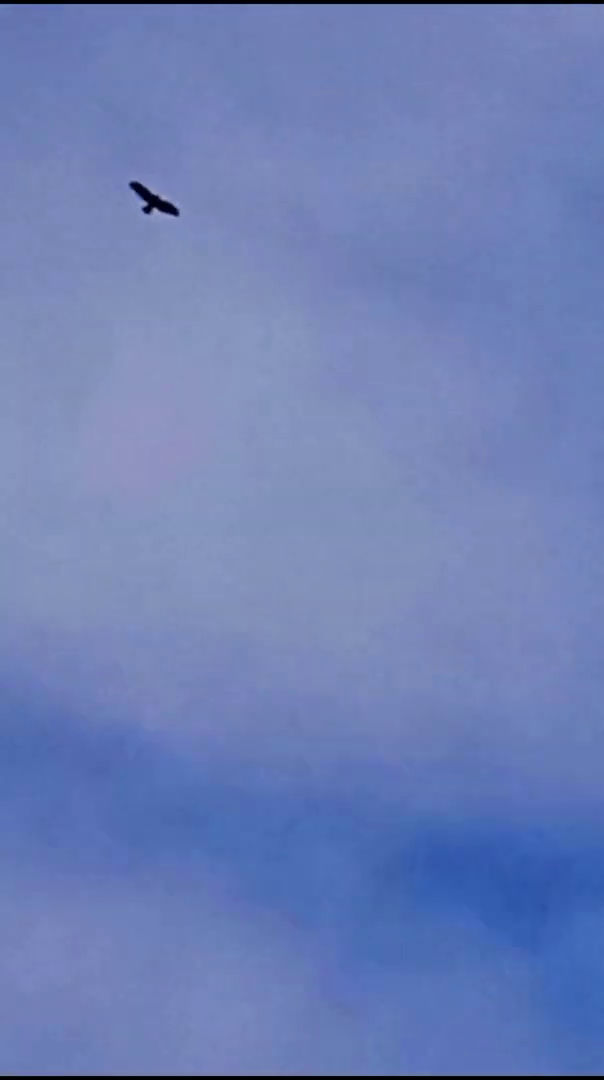
#> input picture frame 33 of videos/2.mp4, 604 x 1080 px, given in place of 3.mp4, which was not available
$ python main.py   (older library calls are emulated)
#> lines starting #> are read from the running program, lines starting #| are printed output that depends on the picture; after the words box and inside, x2 and y2 are one past the last pixel; in counts of white or black regions, pixels touching at a corner belong together; pictures that were not available may be replaced by others from this repository, and a replacement may not be noted
#> further down, frame is the input picture: shape (1080, 604, 3); mean B, G, R 182.5, 127.7, 109.3
#> `fgmask = fgbg.apply(frame)`: fgmask: shape (1080, 604); every value is 255
import cv2
import numpy as np

# Захват видеопотока
video_capture = cv2.VideoCapture('videos/3.mp4')  # путь к видеофайлу

# Фоновый субтрактивный объект
fgbg = cv2.createBackgroundSubtractorMOG2(history=500, varThreshold=25, detectShadows=False)

# Комбинирование Собеля с Лапласианом
def combined_edge_detection(frame):
    gray = cv2.cvtColor(frame, cv2.COLOR_BGR2GRAY)
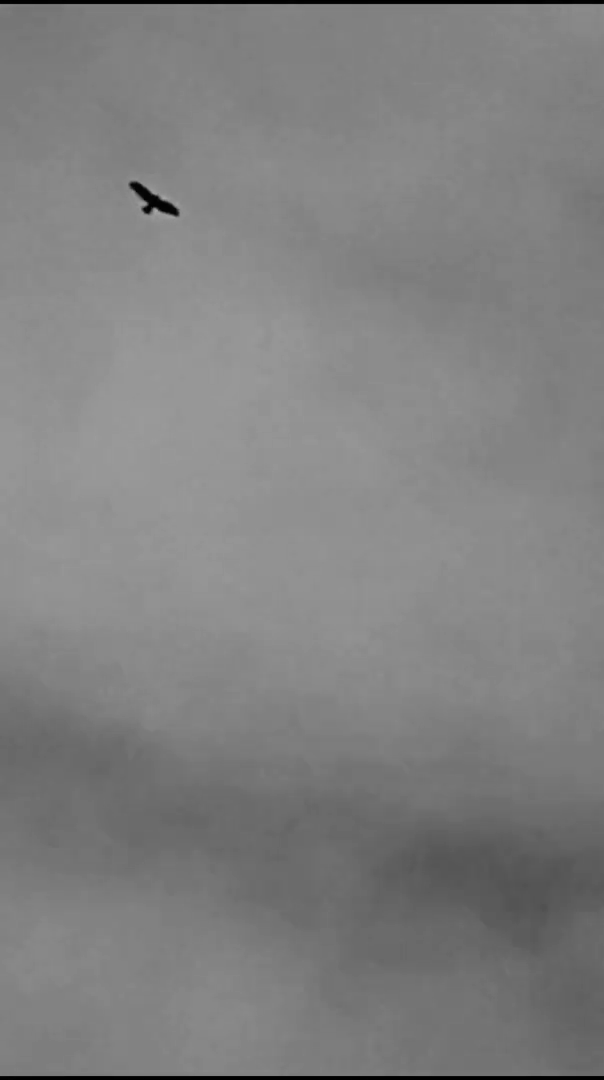
#> gray: shape (1080, 604); min 0, max 168, mean 128.5

    # Оператор Собеля с ядром 3
    sobel_x = cv2.Sobel(gray, cv2.CV_64F, 1, 0, ksize=3)
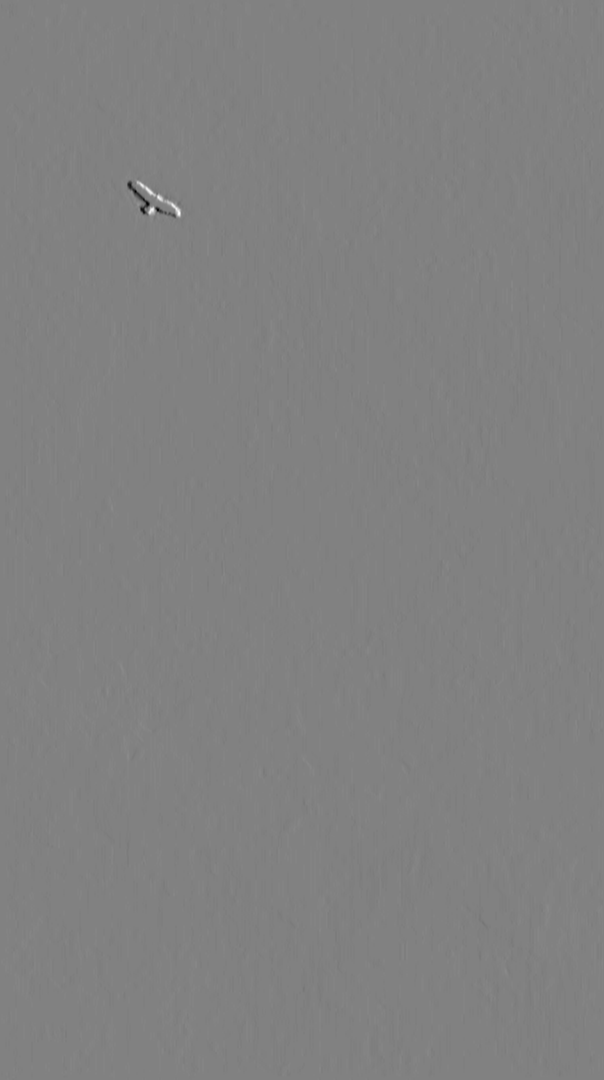
#> sobel_x: shape (1080, 604) float64; min -313, max 304, mean -0.1; drawn with min black and max white
    sobel_y = cv2.Sobel(gray, cv2.CV_64F, 0, 1, ksize=3)
    sobel_combined = cv2.magnitude(sobel_x, sobel_y)
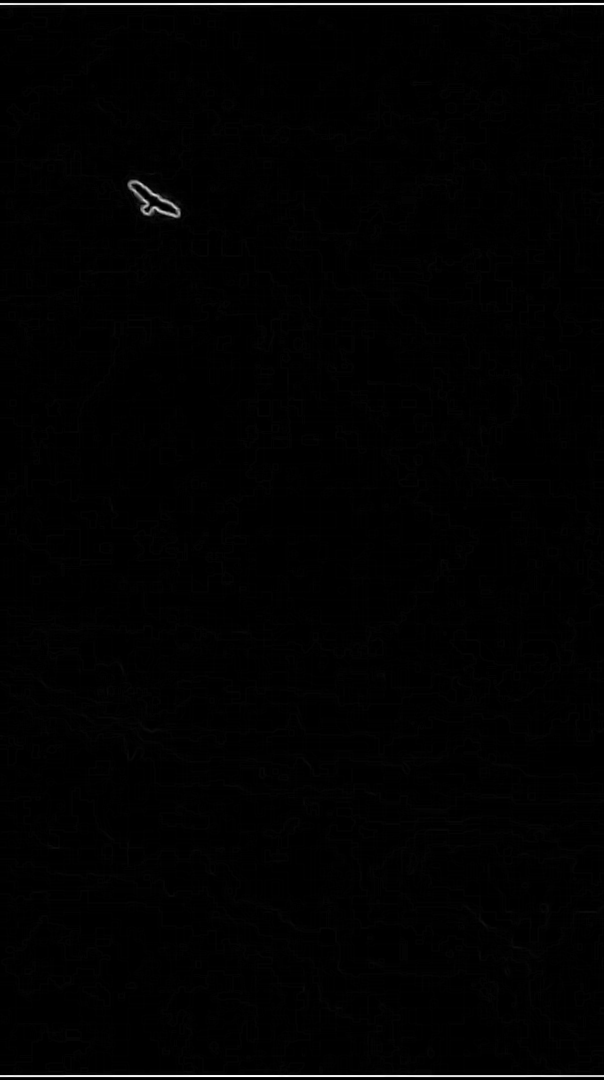
#> sobel_combined: shape (1080, 604) float64; min 0, max 512, mean 4.7; drawn with min black and max white

    laplacian = cv2.Laplacian(gray, cv2.CV_64F)
    combined = cv2.addWeighted(sobel_combined, 0.5, laplacian, 0.5, 0)
    _, thresholded = cv2.threshold(combined, 100, 255, cv2.THRESH_BINARY)   # с параметром thresh можно поиграться
#> thresholded: shape (1080, 604) float64; 0.43% white in thin lines or dots
    return np.uint8(thresholded)
#> returned value: shape (1080, 604); 0.43% white in thin lines or dots

while True:
    ret, frame = video_capture.read()           # ret: Bool удачно обработан кадр или нет, frame - сам кадр
    if not ret:
        print("No frame detected")              # Лучше кинуть Exception, но пусть будет так
        break

    # Вычетание фона
    fgmask = fgbg.apply(frame)

    # Медианное размытие
    fgmask = cv2.medianBlur(fgmask, 5)

    # Применение комбинированного детектора краев
    edges = combined_edge_detection(frame)

    # Комбинируем результат с маской
    combined_mask = cv2.bitwise_and(edges, fgmask)

    # Нахождение контуров
    contours, _ = cv2.findContours(combined_mask, cv2.RETR_EXTERNAL, cv2.CHAIN_APPROX_SIMPLE)
#> contours = 3 contours; box (x1, y1, x2, y2) and area: (128, 181, 180, 217) 731, (0, 1075, 604, 1077) 603, (0, 3, 604, 5) 603

    # Рисуем контуры
    for contour in contours:
        if 50 < cv2.contourArea(contour) < 1000:        # Фильтруем слишком маленькие и большие объекты
            x, y, w, h = cv2.boundingRect(contour)
            cv2.rectangle(frame, (x, y), (x + w, y + h), (0, 255, 0), 2)
#> this loop made 3 passes
#> (contour, x, y, w, h) on passes 1, 3: ([[0, 1075], [0, 1076], [603, 1076], [603, 1075]], 0, 1075, 604, 2), ([[0, 3], [0, 4], [603, 4], [603, 3]], 0, 3, 604, 2)
#> (x, y, w, h) on pass 2: (128, 181, 52, 36)
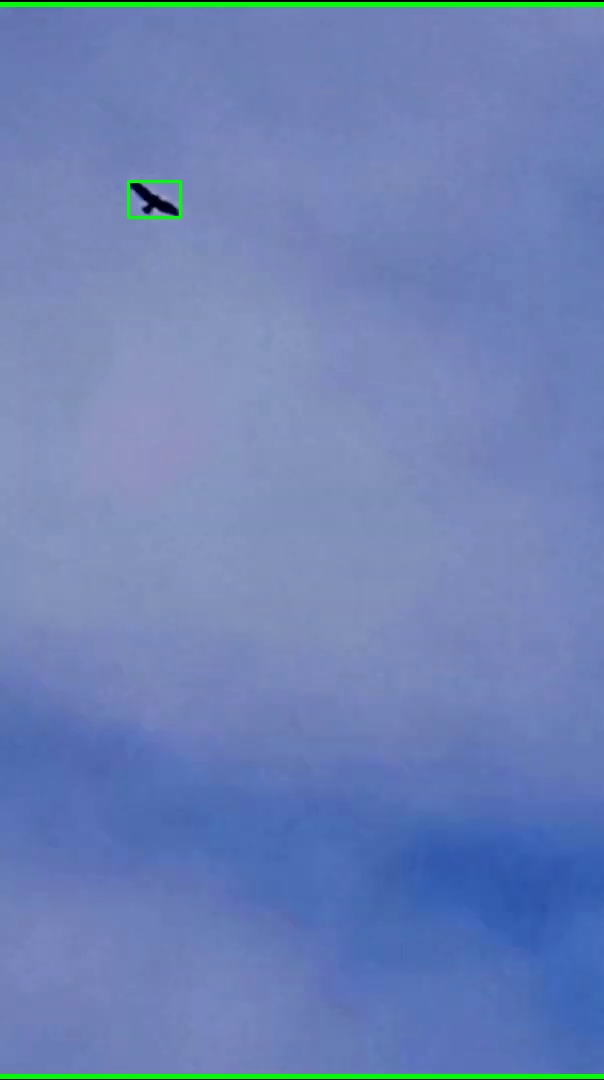
#> frame: shape (1080, 604, 3); 1.01% of pixels changed, all inside (x1, y1, x2, y2) = (0, 2, 604, 1079)

    # Отображение результатов
    cv2.imshow('Frame with Contours', frame)
    cv2.imshow('Foreground Mask', fgmask)
    cv2.imshow('Combined Edges', edges)

    # Выход из окна по нажатию кнопки 'Q'
    if cv2.waitKey(1) & 0xFF == ord('q'):
#> (key q is pressed here)
        break

video_capture.release()
cv2.destroyAllWindows()

$ run again, starting later in the video
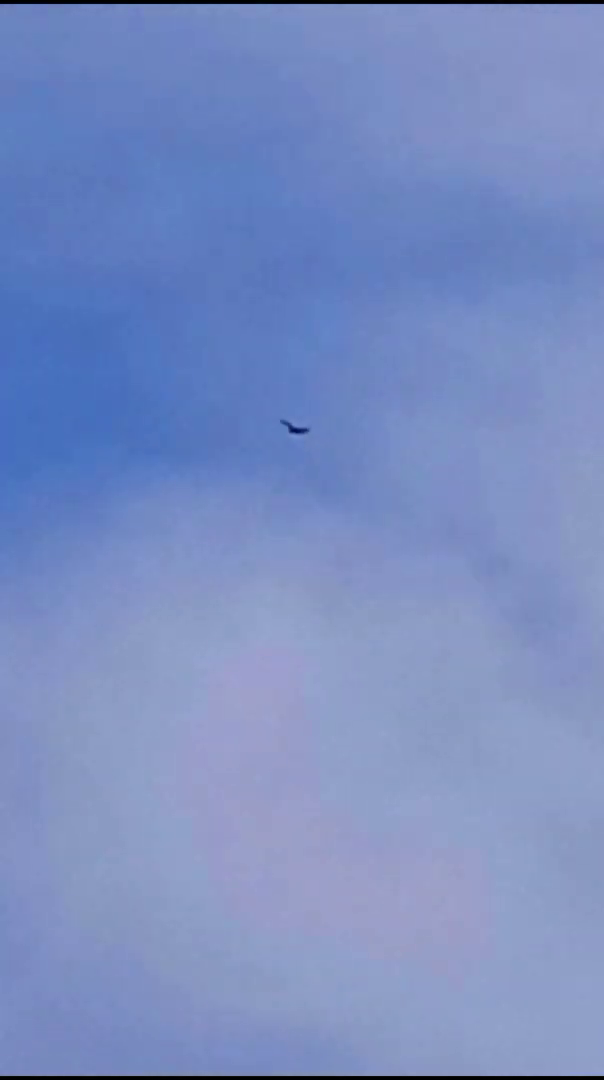
#> input picture frame 149 of videos/2.mp4, 604 x 1080 px, given in place of 3.mp4, which was not available
#> frame is the input picture: shape (1080, 604, 3); mean B, G, R 193.8, 141.4, 121.8
#> fgmask: shape (1080, 604); every value is 255
#> in combined_edge_detection, `sobel_y = cv2.Sobel(gray, cv2.CV_64F, 0, 1, ksize=3)`:
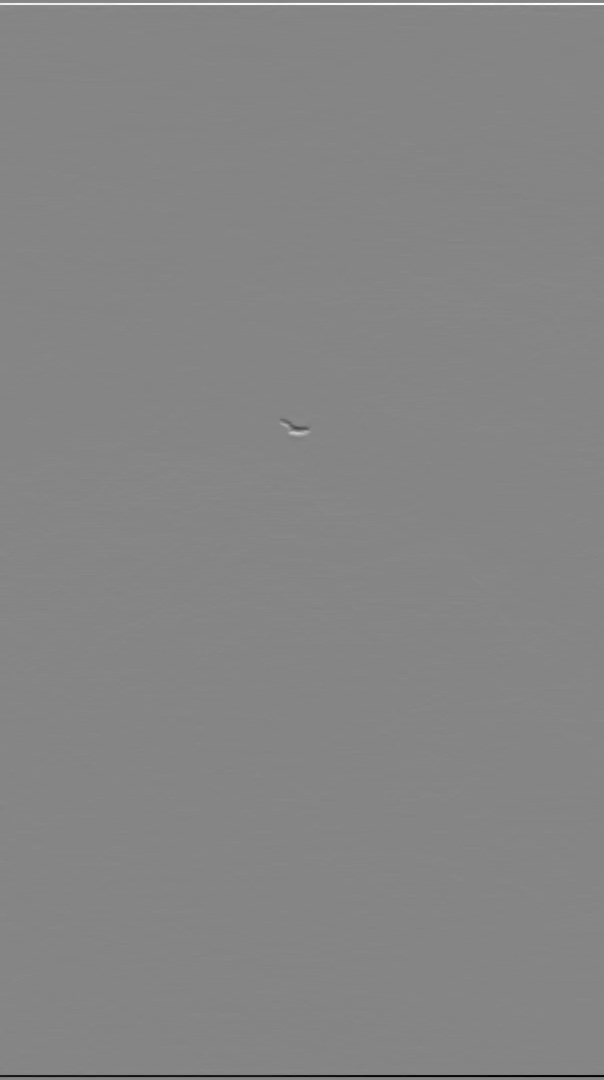
#> sobel_y: shape (1080, 604) float64; min -620, max 562, mean 0; drawn with min black and max white
#> thresholded: shape (1080, 604) float64; 0.38% white in thin lines or dots
#> contours = 6 contours, 4 with area under 20; largest, box (x1, y1, x2, y2) and area: (0, 1075, 604, 1077) 603, (0, 3, 604, 5) 603
#> the loop `for contour in contours:` made 6 passes
#> (contour, x, y, w, h) on passes 1, 6: ([[0, 1075], [0, 1076], [603, 1076], [603, 1075]], 0, 1075, 604, 2), ([[0, 3], [0, 4], [603, 4], [603, 3]], 0, 3, 604, 2)
#> after the loop `for contour in contours:`:
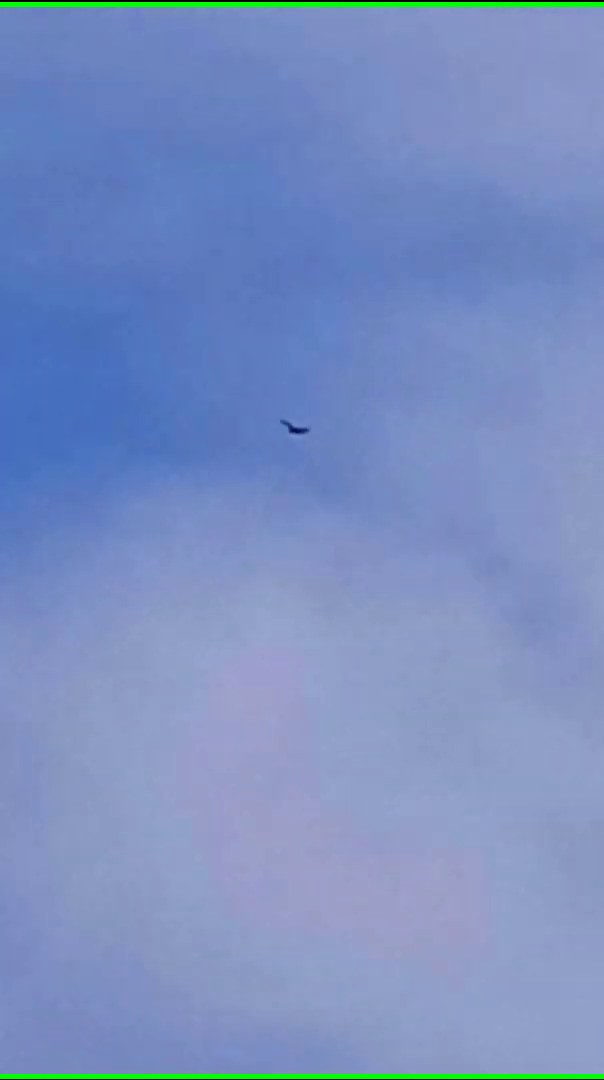
#> frame: shape (1080, 604, 3); 0.93% of pixels changed, all inside (x1, y1, x2, y2) = (0, 2, 604, 1079)

$ run again, starting later in the video
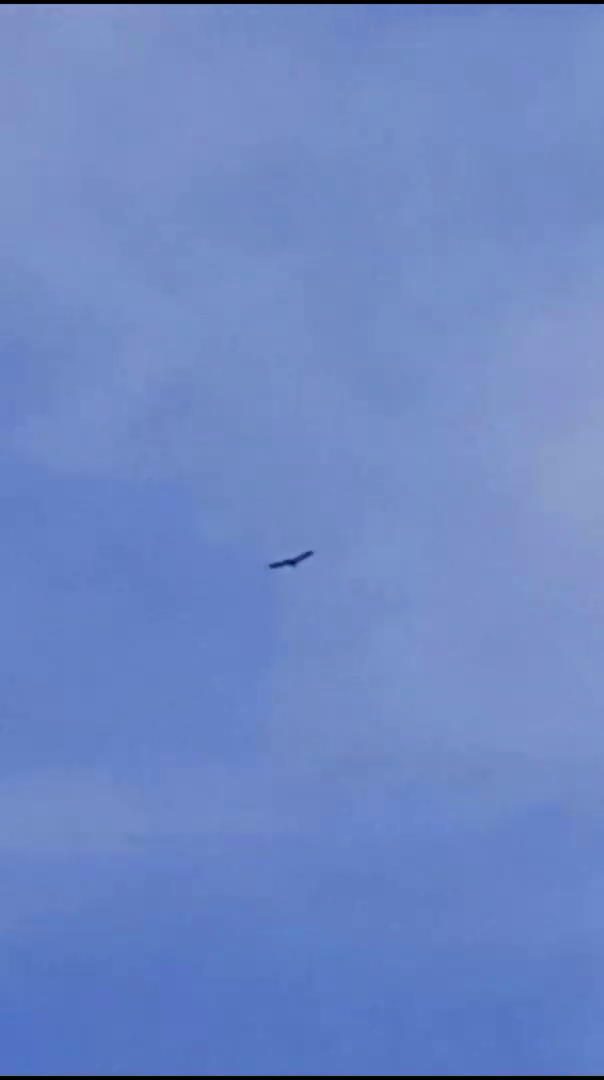
#> input picture frame 265 of videos/2.mp4, 604 x 1080 px, given in place of 3.mp4, which was not available
#> frame is the input picture: shape (1080, 604, 3); mean B, G, R 196.3, 135.4, 109.1
#> fgmask: shape (1080, 604); every value is 255
#> in combined_edge_detection, `gray = cv2.cvtColor(frame, cv2.COLOR_BGR2GRAY)`:
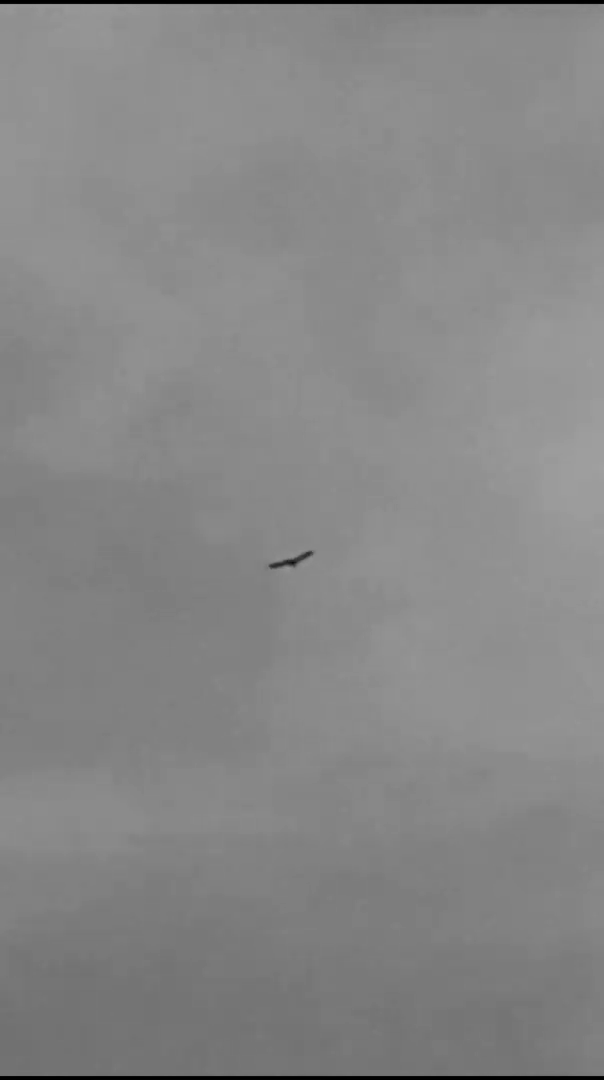
#> gray: shape (1080, 604); min 0, max 162, mean 134.5
#> thresholded: shape (1080, 604) float64; 0.39% white in thin lines or dots
#> contours = 7 contours, 4 with area under 20; largest, box (x1, y1, x2, y2) and area: (0, 1075, 604, 1077) 603, (0, 3, 604, 5) 603, (269, 555, 302, 569) 30
#> the loop `for contour in contours:` made 7 passes
#> (contour, x, y, w, h) on passes 1, 7: ([[0, 1075], [0, 1076], [603, 1076], [603, 1075]], 0, 1075, 604, 2), ([[0, 3], [0, 4], [603, 4], [603, 3]], 0, 3, 604, 2)
#> after the loop `for contour in contours:`:
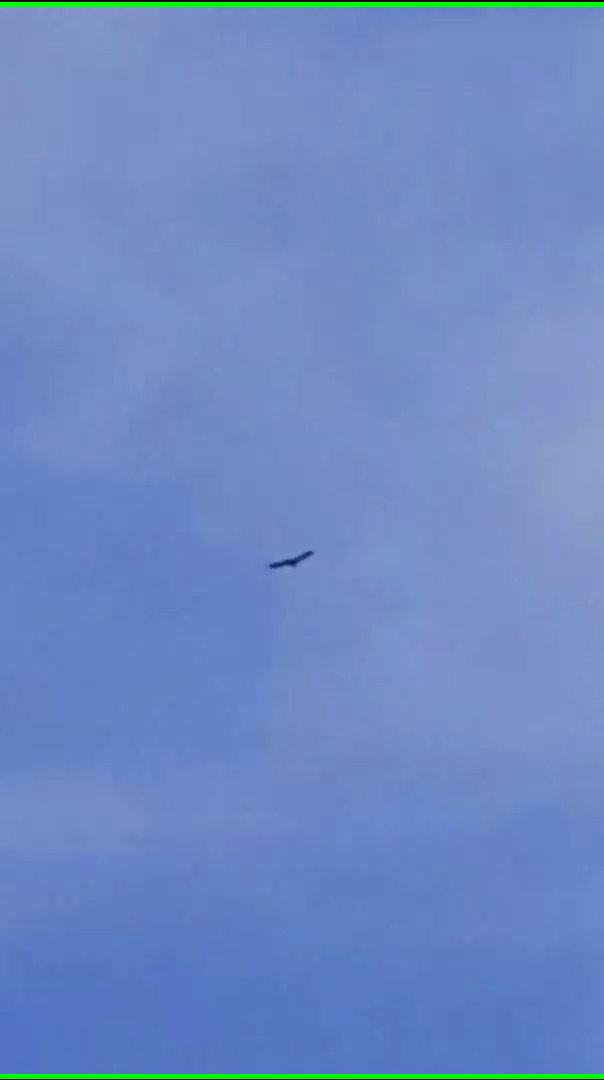
#> frame: shape (1080, 604, 3); 0.93% of pixels changed, all inside (x1, y1, x2, y2) = (0, 2, 604, 1079)
